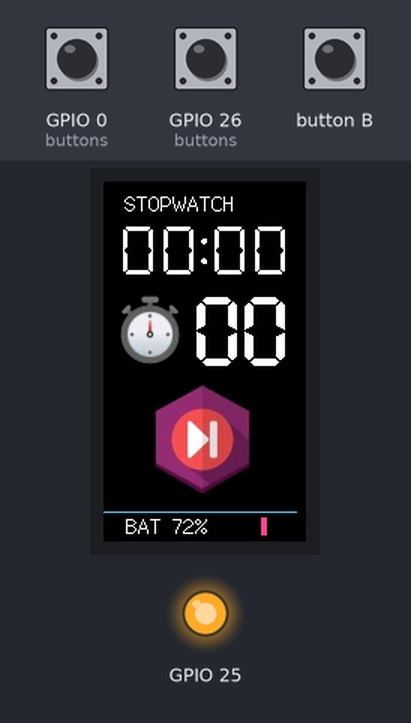
Recording of a sketch running on a simulated ESP32. Shown: 135×240 colour display, output pins drawn as LEDs (lit = HIGH). The test bench sets the inputs (shaded band); at power-on: GPIO 0 (buttons) HIGH, GPIO 26 (buttons) HIGH.

Above: at 1.4 s.
1.5 s: GPIO 0 (buttons) pulled LOW for 0.15 s
At 1.66 s:
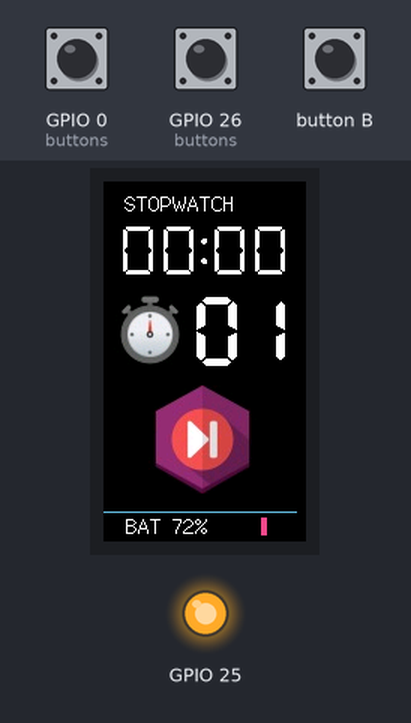
2.2 s: GPIO 26 (buttons) pulled LOW for 0.15 s
At 2.57 s:
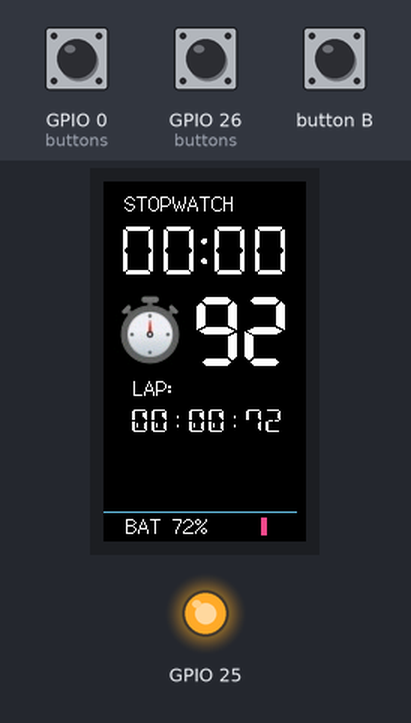
2.9 s: button B pressed for 0.15 s
At 3.17 s:
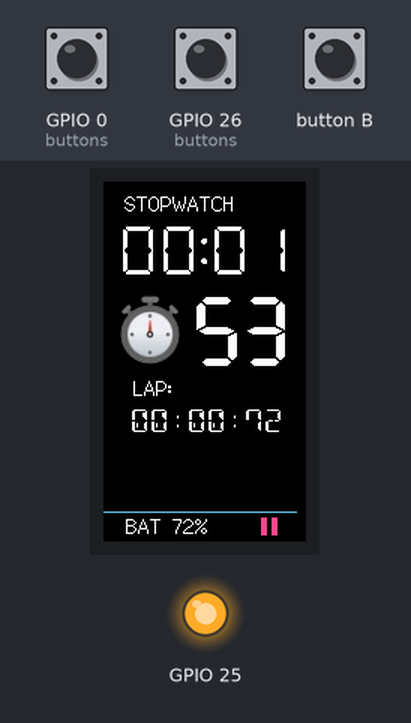
3.6 s: GPIO 0 (buttons) pulled LOW for 1 s
At 4.2 s:
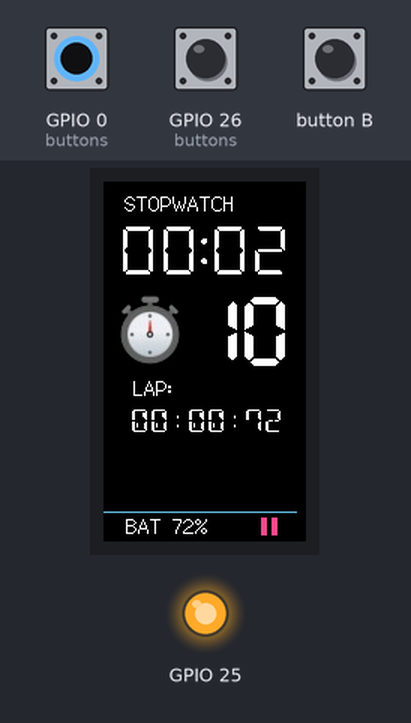
6.1 s: GPIO 0 (buttons) pulled LOW for 0.15 s
At 7.3 s:
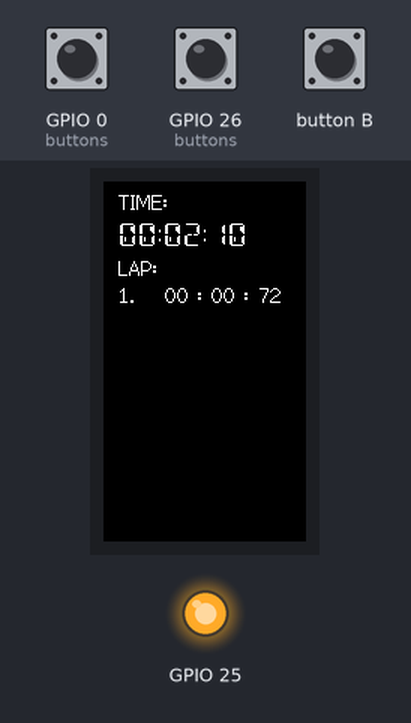
7.7 s: button B pressed for 1 s
At 8.5 s:
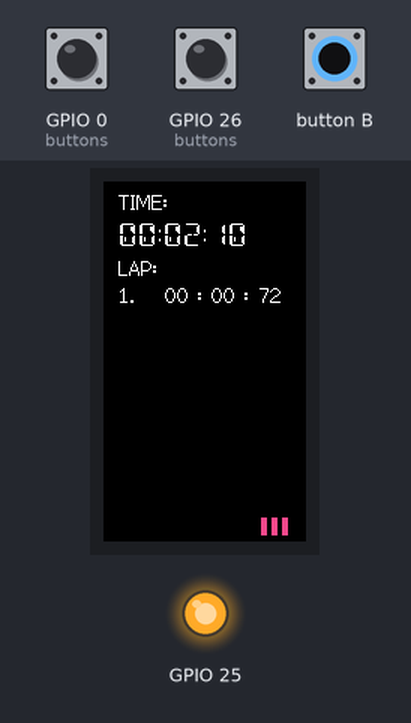
Timing chart, 0 to 10.7 s (numbered marks = the images above; inputs shaded):
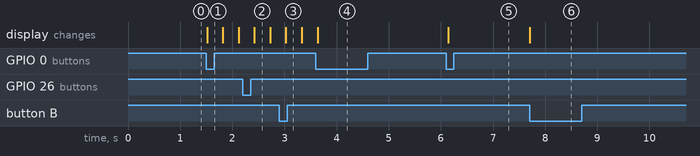

The sketch:

stopwatch.ino
```cpp
#include "stop.h"
#include "play.h"
#include "M5StickCPlus.h"
#include "DSEG7_Classic_Regular_16.h"
TFT_eSprite Disbuff = TFT_eSprite(&M5.Lcd);

#define grey 0x65DB
#define color 0xF251

int ss=0; //miliseconds/10
int s=0;   //seconds
int m=0;  //minutes

int lss[30];
int ls[30];
int lm[30];

String minutesL;
String secondsL;
String milisL;
int laps=0;
String lapTime[30];
int pom=0;  //debouncing button
int pom2=0;
int pres3 =0;//deboun

int fase=0;
int bright[4]={8,9,10,12};
int c=0;

void setup() {
   M5.begin();
   M5.Lcd.setRotation(0);
   M5.Lcd.fillScreen(BLACK);
   M5.Lcd.setSwapBytes(true);
   pinMode(26,INPUT_PULLUP);
   pinMode(39,INPUT_PULLUP);
   pinMode(25,OUTPUT);
   pinMode(0,INPUT_PULLUP);

   digitalWrite(25,1);
   M5.Axp.EnableCoulombcounter();
   M5.Axp.ScreenBreath(bright[0]);
   reset();
}

String seconds,minutes,milis;
String current,temp;

int winer=0;

long tt=0;
long tt2=0;

void loop() {

  if(fase<3){
  tt=millis();
  M5.Lcd.setFreeFont(&DSEG7_Classic_Regular_32);
  if(s<10) seconds="0"+String(s);else seconds=String(s);
  if(m<10) minutes="0"+String(m);else minutes=String(m);
  current=minutes+":"+seconds;


  if(current!=temp){
  M5.Lcd.drawString(current,10,30);
  temp=current;
  }

  if(ss<10) milis="0"+String(ss);else milis=String(ss);
  M5.Lcd.drawString(milis,60,76,7);
  }

  if(tt>tt2+8)
  {
     tt2=tt;
     if(fase==1)
     ss++;
  }

  if(ss>99)
{
  s++;
  ss=0;
}
  if(s>59)
  {
    s=0;
    m++;
  }
 buttons();
}

void buttons()
{
  if(digitalRead(26)==0 )
  {
   if(pom==0)
   {
   if(fase==1){
   winer++;
   laps++;
   if(winer==1){
    M5.Lcd.fillRect(15,130,120,80,BLACK);
   M5.Lcd.drawString("LAP:",20,130,2);
   }
   if(winer>3){
      M5.Lcd.fillRect(15,144,120,70,BLACK);
      winer=1;
   }
   M5.Lcd.setFreeFont(&DSEG14_Classic_Mini_Regular_15);
     lss[laps]=ss;
     ls[laps]=s;
     lm[laps]=m;

   if((lm[laps]-lm[laps-1])<10)
   minutesL="0"+String(lm[laps]-lm[laps-1]);
   else
   minutesL=String(lm[laps]-lm[laps-1]);

   if((ls[laps]-ls[laps-1])<10)
   secondsL="0"+String(ls[laps]-ls[laps-1]);
   else
   secondsL=String(ls[laps]-ls[laps-1]);

  int lsss=lss[laps]-lss[laps-1];
  if(lsss<0)
  lsss=lsss*-1;

  if(lsss<10)
  milisL="0"+String(lsss);
  else
  milisL=String(lsss);

   lapTime[laps-1]=minutesL+" : "+secondsL+" : "+milisL;
   M5.Lcd.drawString(lapTime[laps-1],18,130+winer*22);}

   if(fase==0)
   fase=1;
   pom=1;
     }
  }else{pom=0;}

    if(digitalRead(0)==0 )
  {
   if(pom2==0)
     {
    fase++;
    if(fase==3)
    {

      M5.Lcd.fillScreen(BLACK);
      M5.Lcd.setFreeFont(&DSEG14_Classic_Mini_Regular_15);
      M5.Lcd.drawString("TIME:",10,6,2);
      M5.Lcd.drawString("LAP:",10,50,2);
      M5.Lcd.drawString(current+":"+milis,10,28);
      for(int i=0;i<laps;i++){

      M5.Lcd.drawString(String(i+1)+".   "+lapTime[i],10,68+(14*i),2);}
      }
    if(fase>3)
       {

         reset();

       }

    pom2=1;
     }
  }else{pom2=0;}

 if(digitalRead(39)==0)
  {
    if(pres3==0)
        {
          pres3=1;
          c++;
          if(c>3)
          c=0;
          M5.Axp.ScreenBreath(bright[c]);
          M5.Lcd.fillRect(105,224,28,12,BLACK);
          for(int i=0;i<=c;i++)
          M5.Lcd.fillRect(105+(i*5)+(i*2),224,4,12,color);
          }

    }else{pres3=0;}


  }
  void reset()
  {
    M5.Lcd.fillScreen(BLACK);
    M5.Lcd.pushImage(7,75,48,48,stop);
    M5.Lcd.pushImage(30,136,72,72,play);
    M5.Lcd.drawString("STOPWATCH",14,7,2);
    M5.Lcd.drawString("BAT 72%",15,222,2);

    M5.Lcd.fillRect(105,224,4,12,color);
    M5.Lcd.setFreeFont(&DSEG7_Classic_Regular_32);
    M5.Lcd.drawLine(0,220,128,220,grey);
    laps=0;
    lss[0]=0;
    ls[0]=0;
    lm[0]=0;
    ss=0;
    s=0;
    m=0;
    fase=0;
    winer=0;
  }
```

Source omitted: c_Regular_16.h (data table, 76129 bytes), play.h (data table, 50238 bytes), stop.h (data table, 22517 bytes)

Measured:
- after the input at 1.5 s, the display: changes at once (image 1)
- after the input at 2.2 s, the display: changes after 0.22 s (image 2)
- after the input at 6.1 s, the display: changes at once (image 5)
- after the input at 7.7 s, the display: changes at once (image 6)
